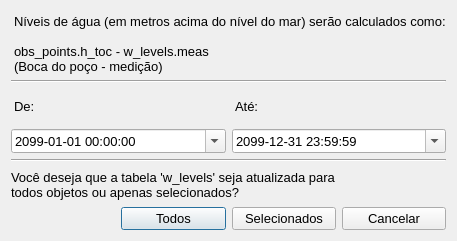
<?xml version="1.0" encoding="UTF-8"?>
<ui version="4.0">
 <class>Dialog</class>
 <widget class="QDialog" name="Dialog">
  <property name="windowModality">
   <enum>Qt::NonModal</enum>
  </property>
  <property name="enabled">
   <bool>true</bool>
  </property>
  <property name="geometry">
   <rect>
    <x>0</x>
    <y>0</y>
    <width>379</width>
    <height>241</height>
   </rect>
  </property>
  <property name="sizePolicy">
   <sizepolicy hsizetype="Preferred" vsizetype="Preferred">
    <horstretch>0</horstretch>
    <verstretch>0</verstretch>
   </sizepolicy>
  </property>
  <property name="minimumSize">
   <size>
    <width>0</width>
    <height>0</height>
   </size>
  </property>
  <property name="maximumSize">
   <size>
    <width>16777215</width>
    <height>16777215</height>
   </size>
  </property>
  <property name="windowTitle">
   <string>Dialog</string>
  </property>
  <property name="modal">
   <bool>false</bool>
  </property>
  <layout class="QGridLayout" name="gridLayout_2">
   <item row="0" column="0">
    <layout class="QGridLayout" name="gridLayout">
     <item row="0" column="0" colspan="4">
      <widget class="QLabel" name="Instructions">
       <property name="sizePolicy">
        <sizepolicy hsizetype="MinimumExpanding" vsizetype="Fixed">
         <horstretch>0</horstretch>
         <verstretch>0</verstretch>
        </sizepolicy>
       </property>
       <property name="minimumSize">
        <size>
         <width>0</width>
         <height>0</height>
        </size>
       </property>
       <property name="font">
        <font>
         <family>Arial</family>
         <pointsize>10</pointsize>
         <weight>50</weight>
         <bold>false</bold>
         <kerning>true</kerning>
        </font>
       </property>
       <property name="text">
        <string>Níveis de água (em metros acima do nível do mar) serão calculados como:

obs_points.h_toc - w_levels.meas
(Boca do poço - medição)</string>
       </property>
       <property name="alignment">
        <set>Qt::AlignLeading|Qt::AlignLeft|Qt::AlignTop</set>
       </property>
       <property name="wordWrap">
        <bool>true</bool>
       </property>
       <property name="indent">
        <number>3</number>
       </property>
      </widget>
     </item>
     <item row="1" column="0" colspan="4">
      <widget class="Line" name="line">
       <property name="sizePolicy">
        <sizepolicy hsizetype="Expanding" vsizetype="Fixed">
         <horstretch>0</horstretch>
         <verstretch>0</verstretch>
        </sizepolicy>
       </property>
       <property name="minimumSize">
        <size>
         <width>0</width>
         <height>0</height>
        </size>
       </property>
       <property name="font">
        <font>
         <family>Arial</family>
        </font>
       </property>
       <property name="orientation">
        <enum>Qt::Horizontal</enum>
       </property>
      </widget>
     </item>
     <item row="2" column="0">
      <widget class="QLabel" name="label_2">
       <property name="sizePolicy">
        <sizepolicy hsizetype="Preferred" vsizetype="Preferred">
         <horstretch>0</horstretch>
         <verstretch>0</verstretch>
        </sizepolicy>
       </property>
       <property name="minimumSize">
        <size>
         <width>0</width>
         <height>0</height>
        </size>
       </property>
       <property name="font">
        <font>
         <family>Arial</family>
         <pointsize>10</pointsize>
        </font>
       </property>
       <property name="text">
        <string>De:</string>
       </property>
       <property name="alignment">
        <set>Qt::AlignLeading|Qt::AlignLeft|Qt::AlignVCenter</set>
       </property>
       <property name="indent">
        <number>3</number>
       </property>
      </widget>
     </item>
     <item row="2" column="2">
      <widget class="QLabel" name="label_3">
       <property name="sizePolicy">
        <sizepolicy hsizetype="Preferred" vsizetype="Preferred">
         <horstretch>0</horstretch>
         <verstretch>0</verstretch>
        </sizepolicy>
       </property>
       <property name="minimumSize">
        <size>
         <width>0</width>
         <height>0</height>
        </size>
       </property>
       <property name="font">
        <font>
         <family>Arial</family>
         <pointsize>10</pointsize>
        </font>
       </property>
       <property name="text">
        <string>Até:</string>
       </property>
       <property name="alignment">
        <set>Qt::AlignLeading|Qt::AlignLeft|Qt::AlignVCenter</set>
       </property>
       <property name="indent">
        <number>3</number>
       </property>
      </widget>
     </item>
     <item row="3" column="0" colspan="2">
      <widget class="QDateTimeEdit" name="FromDateTime">
       <property name="sizePolicy">
        <sizepolicy hsizetype="MinimumExpanding" vsizetype="Fixed">
         <horstretch>0</horstretch>
         <verstretch>0</verstretch>
        </sizepolicy>
       </property>
       <property name="minimumSize">
        <size>
         <width>0</width>
         <height>0</height>
        </size>
       </property>
       <property name="font">
        <font>
         <family>Arial</family>
         <pointsize>10</pointsize>
        </font>
       </property>
       <property name="wrapping">
        <bool>false</bool>
       </property>
       <property name="frame">
        <bool>true</bool>
       </property>
       <property name="specialValueText">
        <string/>
       </property>
       <property name="keyboardTracking">
        <bool>true</bool>
       </property>
       <property name="dateTime">
        <datetime>
         <hour>0</hour>
         <minute>0</minute>
         <second>0</second>
         <year>2099</year>
         <month>1</month>
         <day>1</day>
        </datetime>
       </property>
       <property name="date">
        <date>
         <year>2099</year>
         <month>1</month>
         <day>1</day>
        </date>
       </property>
       <property name="displayFormat">
        <string>yyyy-MM-dd HH:mm:ss</string>
       </property>
       <property name="calendarPopup">
        <bool>true</bool>
       </property>
      </widget>
     </item>
     <item row="3" column="2" colspan="2">
      <widget class="QDateTimeEdit" name="ToDateTime">
       <property name="sizePolicy">
        <sizepolicy hsizetype="Expanding" vsizetype="Fixed">
         <horstretch>0</horstretch>
         <verstretch>0</verstretch>
        </sizepolicy>
       </property>
       <property name="minimumSize">
        <size>
         <width>0</width>
         <height>0</height>
        </size>
       </property>
       <property name="font">
        <font>
         <family>Arial</family>
         <pointsize>10</pointsize>
        </font>
       </property>
       <property name="wrapping">
        <bool>false</bool>
       </property>
       <property name="frame">
        <bool>true</bool>
       </property>
       <property name="specialValueText">
        <string/>
       </property>
       <property name="keyboardTracking">
        <bool>true</bool>
       </property>
       <property name="dateTime">
        <datetime>
         <hour>23</hour>
         <minute>59</minute>
         <second>59</second>
         <year>2099</year>
         <month>12</month>
         <day>31</day>
        </datetime>
       </property>
       <property name="displayFormat">
        <string>yyyy-MM-dd HH:mm:ss</string>
       </property>
       <property name="calendarPopup">
        <bool>true</bool>
       </property>
      </widget>
     </item>
     <item row="4" column="0" colspan="4">
      <widget class="Line" name="line_2">
       <property name="sizePolicy">
        <sizepolicy hsizetype="Expanding" vsizetype="Fixed">
         <horstretch>0</horstretch>
         <verstretch>0</verstretch>
        </sizepolicy>
       </property>
       <property name="minimumSize">
        <size>
         <width>0</width>
         <height>0</height>
        </size>
       </property>
       <property name="font">
        <font>
         <family>Arial</family>
        </font>
       </property>
       <property name="orientation">
        <enum>Qt::Horizontal</enum>
       </property>
      </widget>
     </item>
     <item row="5" column="0" colspan="4">
      <widget class="QLabel" name="label">
       <property name="sizePolicy">
        <sizepolicy hsizetype="MinimumExpanding" vsizetype="Fixed">
         <horstretch>0</horstretch>
         <verstretch>0</verstretch>
        </sizepolicy>
       </property>
       <property name="minimumSize">
        <size>
         <width>0</width>
         <height>0</height>
        </size>
       </property>
       <property name="font">
        <font>
         <family>Arial</family>
         <pointsize>10</pointsize>
        </font>
       </property>
       <property name="text">
        <string>Você deseja que a tabela 'w_levels' seja atualizada para
todos objetos ou apenas selecionados?</string>
       </property>
       <property name="wordWrap">
        <bool>true</bool>
       </property>
      </widget>
     </item>
     <item row="6" column="1">
      <widget class="QPushButton" name="pushButton_All">
       <property name="sizePolicy">
        <sizepolicy hsizetype="Preferred" vsizetype="Fixed">
         <horstretch>0</horstretch>
         <verstretch>0</verstretch>
        </sizepolicy>
       </property>
       <property name="minimumSize">
        <size>
         <width>0</width>
         <height>0</height>
        </size>
       </property>
       <property name="font">
        <font>
         <family>Arial</family>
         <pointsize>10</pointsize>
        </font>
       </property>
       <property name="text">
        <string>Todos</string>
       </property>
      </widget>
     </item>
     <item row="6" column="2">
      <widget class="QPushButton" name="pushButton_Selected">
       <property name="sizePolicy">
        <sizepolicy hsizetype="Preferred" vsizetype="Fixed">
         <horstretch>0</horstretch>
         <verstretch>0</verstretch>
        </sizepolicy>
       </property>
       <property name="minimumSize">
        <size>
         <width>0</width>
         <height>0</height>
        </size>
       </property>
       <property name="font">
        <font>
         <family>Arial</family>
         <pointsize>10</pointsize>
        </font>
       </property>
       <property name="text">
        <string>Selecionados</string>
       </property>
      </widget>
     </item>
     <item row="6" column="3">
      <widget class="QPushButton" name="pushButton_Cancel">
       <property name="sizePolicy">
        <sizepolicy hsizetype="Preferred" vsizetype="Fixed">
         <horstretch>0</horstretch>
         <verstretch>0</verstretch>
        </sizepolicy>
       </property>
       <property name="minimumSize">
        <size>
         <width>0</width>
         <height>0</height>
        </size>
       </property>
       <property name="font">
        <font>
         <family>Arial</family>
         <pointsize>10</pointsize>
        </font>
       </property>
       <property name="text">
        <string>Cancelar</string>
       </property>
      </widget>
     </item>
    </layout>
   </item>
  </layout>
 </widget>
 <resources/>
 <connections/>
</ui>
